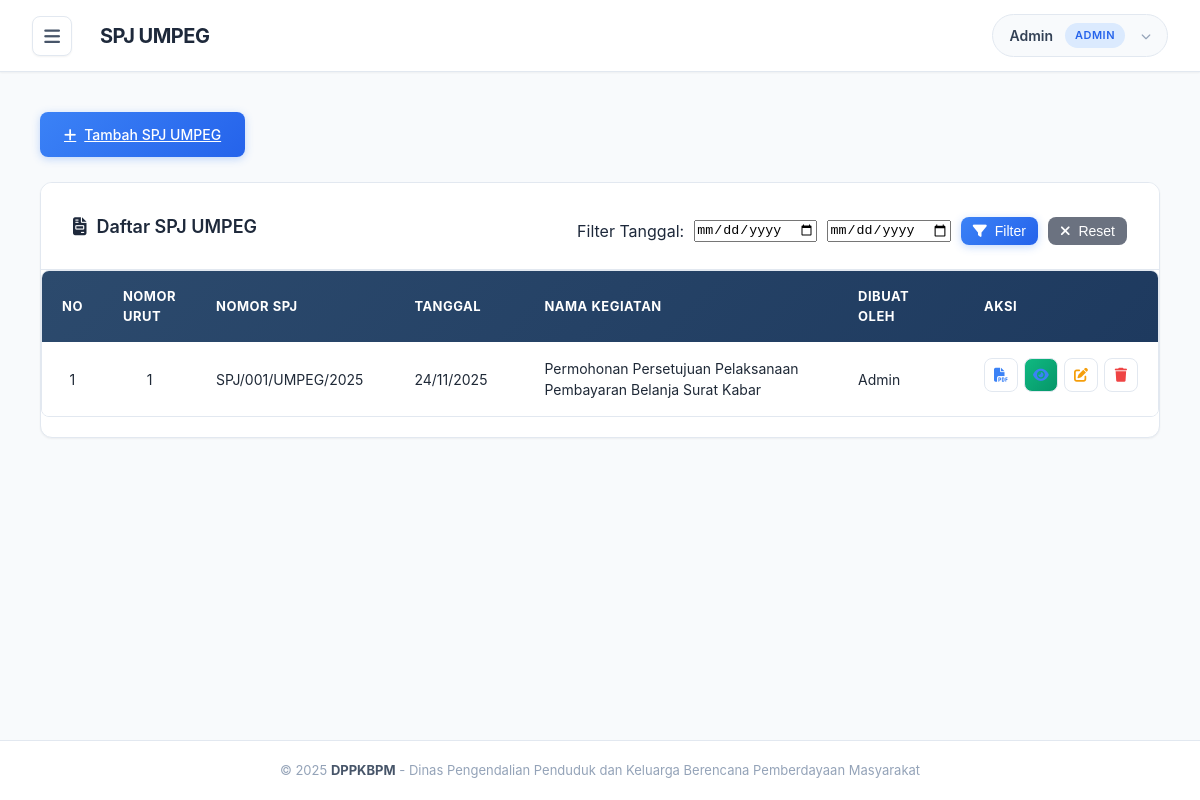
The page /php/spj-umpeg.php (signed in) on the database as committed earlier.
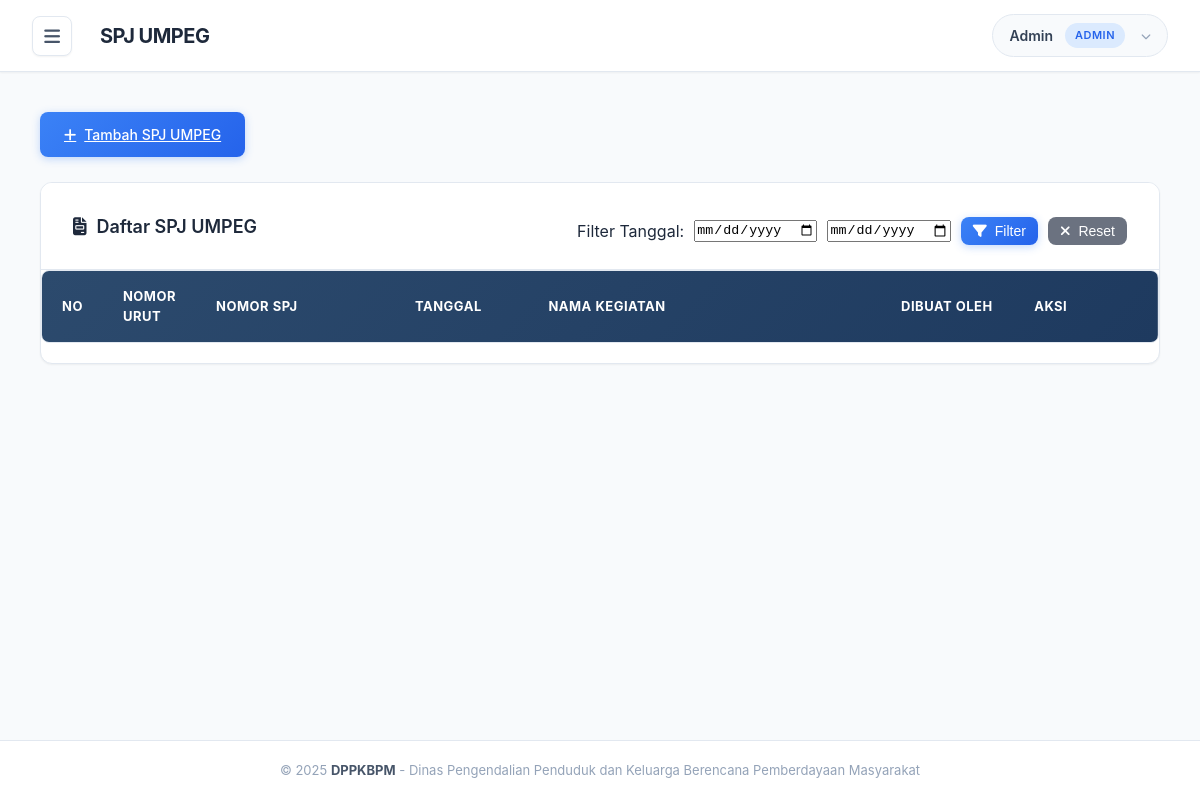
The same page on the database as committed later.
### tables this page shows
CREATE TABLE `spj_umpeg` (
  `id` int NOT NULL,
  `nomor_urut` int NOT NULL,
  `nomor_spj` varchar(50) NOT NULL,
  `tanggal` date NOT NULL,
  `nama_kegiatan` varchar(255) NOT NULL,
  `dibuat_oleh` varchar(100) NOT NULL,
  `file_spj` varchar(255) DEFAULT NULL
);

### php/spj-umpeg.php (the view, shortened to what the changed rows need)
<?php
include 'database.php';
$query = "SELECT * FROM spj_umpeg ORDER BY id DESC";
$result = mysqli_query($conn, $query);
?>
<!DOCTYPE html>
<html lang="id">
<head>
    <link rel="stylesheet" href="../css/dashboard.css">
    <link rel="stylesheet" href="../css/kepala-dinas.css">
    <link rel="stylesheet" href="../css/surat-masuk.css">
    <link rel="stylesheet" href="https://cdnjs.cloudflare.com/ajax/libs/font-awesome/6.4.0/css/all.min.css">
    <link rel="stylesheet" href="https://cdn.datatables.net/1.13.6/css/jquery.dataTables.min.css">
    <link rel="stylesheet" href="https://cdn.datatables.net/buttons/2.4.1/css/buttons.dataTables.min.css">
</head>
<body>
    <div class="container">
        <main class="main-content">
            <header class="header">
                <div class="header-left">
                    <h1 class="header-title"><button class="header-menu-btn" id="headerMenuBtn">
                        <i class="fas fa-bars"></i>
                    </button>
                    SPJ UMPEG</h1>
                </div>
            </header>
            <div class="content">
                <div class="content-box">
                    <div class="box-header">
                        <h2><i class="fas fa-file-invoice"></i> Daftar SPJ UMPEG</h2>
                    </div>
                    <div class="table-container">
                        <table id="spjUmpegTable" class="data-table display" style="width:100%">
                            <thead>
                                <tr>
                                    <th width="5%">No</th>
                                    <th width="8%">Nomor Urut</th>
                                    <th width="18%">Nomor SPJ</th>
                                    <th width="12%">Tanggal</th>
                                    <th width="32%">Nama Kegiatan</th>
                                    <th width="12%">Dibuat Oleh</th>
                                    <th width="13%" class="no-export">Aksi</th>
                                </tr>
                            </thead>
                            <tbody>
                                <?php
                                if (mysqli_num_rows($result) > 0) {
                                    $no = 1;
                                    while ($row = mysqli_fetch_assoc($result)) {
                                        $tanggal = date('d/m/Y', strtotime($row['tanggal']));
                                ?>
                                        <tr>
                                            <td class="text-center"><?php echo $no++; ?></td>
                                            <td class="text-center"><?php echo htmlspecialchars($row['nomor_urut']); ?></td>
                                            <td><?php echo htmlspecialchars($row['nomor_spj']); ?></td>
                                            <td data-date="<?= date('Y-m-d', strtotime($row['tanggal'])) ?>"><?php echo $tanggal; ?></td>
                                            <td><?php echo htmlspecialchars($row['nama_kegiatan']); ?></td>
                                            <td><?php echo htmlspecialchars($row['dibuat_oleh']); ?></td>
                                            <td class="text-center action-buttons-cell no-export">
                                                <?php if (!empty($row['file_spj'])): ?>
                                                    <a href="../uploads/spj_umpeg/<?php echo $row['file_spj']; ?>"
                                                        class="btn-action btn-view" title="Lihat PDF" target="_blank">
                                                        <i class="fas fa-file-pdf"></i>
                                                    </a>
                                                <?php else: ?>
                                                    <button class="btn-action btn-disabled" title="Belum ada file" disabled>
                                                        <i class="fas fa-file-pdf"></i>
                                                    </button>
                                                <?php endif; ?>
                                                <a href="detail-spj-umpeg.php?id=<?php echo $row['id']; ?>"
                                                    class="btn-action btn-view" title="Lihat Detail"
                                                    style="background: linear-gradient(135deg, #10b981 0%, #059669 100%);">
                                                    <i class="fas fa-eye"></i>
                                                </a>
                                                <a href="edit-spj-umpeg.php?id=<?php echo $row['id']; ?>"
                                                    class="btn-action btn-edit" title="Edit">
                                                    <i class="fas fa-edit"></i>
                                                </a>
                                                <button class="btn-action btn-delete"
                                                    onclick="confirmDelete(<?php echo $row['id']; ?>)" title="Hapus">
                                                    <i class="fas fa-trash"></i>
                                                </button>
                                            </td>
                                        </tr>
                                <?php
                                    }
                                }
                                ?>
                            </tbody>
                        </table>
                    </div>
                </div>
            </div>
        </main>
    </div>
</body>
</html>

Rows that differ between the two databases and show on the page:
removed spj_umpeg: nomor_urut "1", nomor_spj "SPJ/001/UMPEG/2025", tanggal "24/11/2025", nama_kegiatan "Permohonan Persetujuan Pelaksanaan Pembayaran Belanja Surat Kabar", dibuat_oleh "Admin"
